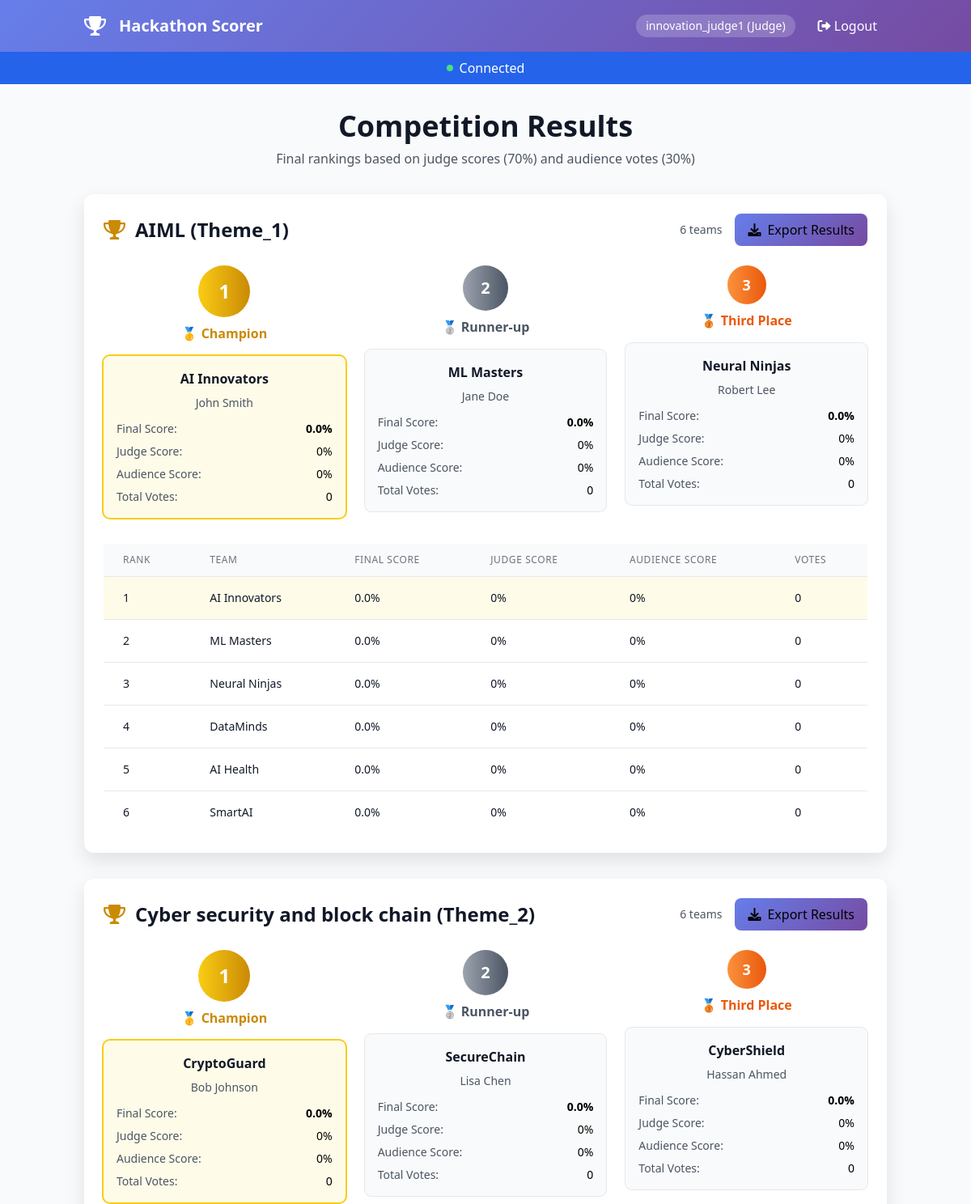
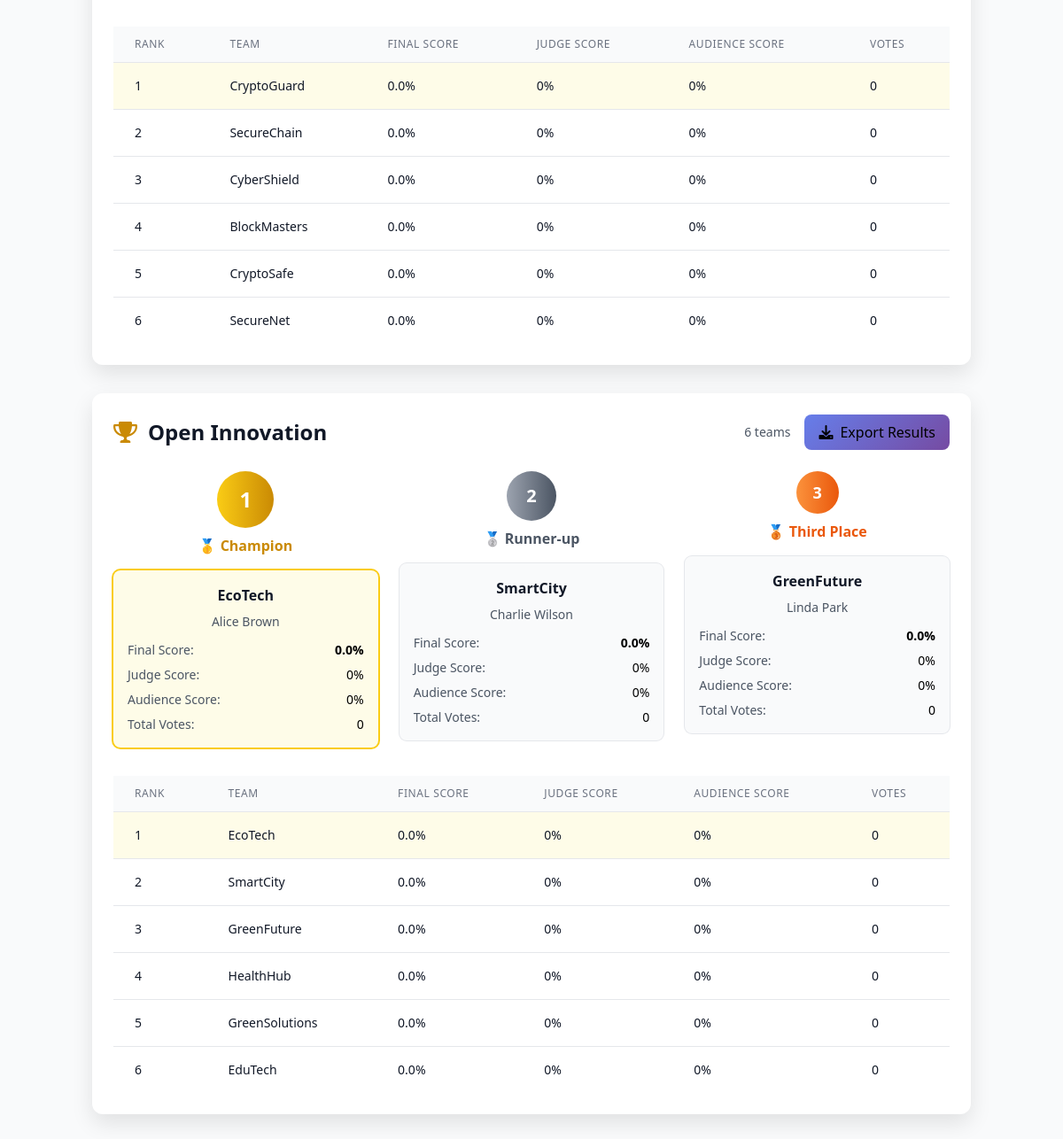
Page /results (signed in) on the committed database (2 pictures, top to bottom).
### app.py (models this page shows, shortened)
class User(UserMixin, db.Model):
    __tablename__ = 'users'
    id = db.Column(db.Integer, primary_key=True)
    username = db.Column(db.String(100), unique=True, nullable=False)
    password_hash = db.Column(db.String(200), nullable=False)
    role = db.Column(db.String(20), nullable=False)
    team_id = db.Column(db.Integer, db.ForeignKey('teams.id'), nullable=True)
    assigned_theme = db.Column(db.String(100), nullable=True)  # For judges' assigned theme

class Team(db.Model):
    __tablename__ = 'teams'
    id = db.Column(db.Integer, primary_key=True)
    name = db.Column(db.String(200), unique=True, nullable=False)
    theme = db.Column(db.String(100), nullable=False)
    leader_name = db.Column(db.String(100), nullable=False)
    description = db.Column(db.Text)
    members = db.Column(db.Text)  # Comma-separated list of member names
    created_at = db.Column(db.DateTime, default=lambda: datetime.now(UTC))
    judge_id = db.Column(db.Integer, db.ForeignKey('users.id'), nullable=True)  # Link to assigned judge
    scores = db.relationship('JudgeScore', backref='team', lazy=True)
    votes = db.relationship('Vote', backref='team', lazy=True)
    judge = db.relationship('User', foreign_keys=[judge_id], backref='assigned_teams')

### app.py (the view)
@app.route('/results')
@login_required
def results():
    if not current_user.is_authenticated:
        return redirect(url_for('login'))
    fixed_themes = ["AIML (Theme_1)", "Cyber security and block chain (Theme_2)", "Open Innovation"]
    results = {}
    user_theme = None
    if current_user.role == 'team_leader' and current_user.team_id:
        user_team = Team.query.get(current_user.team_id)
        if user_team:
            user_theme = user_team.theme
    themes_to_show = fixed_themes
    if current_user.role == 'team_leader':
        themes_to_show = [user_theme] if user_theme else []
    for theme in themes_to_show:
        teams = Team.query.filter_by(theme=theme).all()
        theme_results = []
        for team in teams:
            judge_scores = JudgeScore.query.filter_by(team_id=team.id).all()
            avg_judge_score = 0
            if judge_scores:
                total = sum(score.total_score for score in judge_scores)
                avg_judge_score = (total / len(judge_scores)) / 50 * 100
            votes = Vote.query.filter_by(team_id=team.id).all()
            vote_count = len(votes)
            vote_sum = sum(vote.score for vote in votes) if votes else 0
            avg_audience_score = (vote_sum / (vote_count * 5) * 100) if vote_count > 0 else 0
            final_score = (avg_judge_score * 0.7) + (avg_audience_score * 0.3)
            theme_results.append({
                'team': team,
                'final_score': round(final_score, 1),
                'judge_percentage': round(avg_judge_score, 1),
                'audience_percentage': round(avg_audience_score, 1),
                'vote_count': vote_count
            })
        results[theme] = sorted(
            theme_results,
            key=lambda x: x['final_score'],
            reverse=True
        )
    return render_template('results.html', results=results)

### app.py (called while the page is built)
@login_manager.user_loader
def load_user(user_id):
    return db.session.get(User, int(user_id))

### templates/results.html (shortened to what this page needs)
{% extends "base.html" %}
{% block content %}
<div class="space-y-8">
    <div class="text-center">
        <h1 class="text-4xl font-bold text-gray-900 mb-2">Competition Results</h1>
        <p class="text-gray-600">Final rankings based on judge scores (70%) and audience votes (30%)</p>
    </div>
    {% for theme, teams in results.items() %}
    <div class="bg-white rounded-xl card-shadow p-6">
        <div class="flex justify-between items-center mb-6">
            <h2 class="text-2xl font-bold text-gray-900 flex items-center">
                <i class="fas fa-trophy mr-3 text-yellow-600"></i>{{ theme }}
            </h2>
            <div class="flex items-center gap-4">
                <div class="text-sm text-gray-600">
                    {{ teams|length }} teams
                </div>
                <button class="btn btn-primary export-btn px-4 py-2 rounded-lg flex items-center gap-2" data-theme="{{ theme }}">
                    <i class="fas fa-download"></i>
                    Export Results
                </button>
            </div>
        </div>
        <div class="grid grid-cols-1 md:grid-cols-3 gap-6 mb-8">
            {% for team_data in teams[:3] %}
            <div class="relative">
                <div class="text-center mb-4">
                    {% if loop.index == 1 %}
                        <div class="w-16 h-16 mx-auto bg-gradient-to-r from-yellow-400 to-yellow-600 rounded-full flex items-center justify-center text-2xl font-bold text-white mb-2">1</div>
                        <div class="text-yellow-600 font-semibold">🥇 Champion</div>
                    {% elif loop.index == 2 %}
                        <div class="w-14 h-14 mx-auto bg-gradient-to-r from-gray-400 to-gray-600 rounded-full flex items-center justify-center text-xl font-bold text-white mb-2">2</div>
                        <div class="text-gray-600 font-semibold">🥈 Runner-up</div>
                    {% else %}
                        <div class="w-12 h-12 mx-auto bg-gradient-to-r from-orange-400 to-orange-600 rounded-full flex items-center justify-center text-lg font-bold text-white mb-2">3</div>
                        <div class="text-orange-600 font-semibold">🥉 Third Place</div>
                    {% endif %}
                </div>
                <div class="bg-gray-50 rounded-lg p-4 {{ 'ring-2 ring-yellow-400 bg-yellow-50' if loop.index == 1 else 'ring-1 ring-gray-200' }}">
                    <h3 class="font-bold text-gray-900 text-center mb-2">{{ team_data.team.name }}</h3>
                    <p class="text-sm text-gray-600 text-center mb-3">{{ team_data.team.leader_name }}</p>
                    <div class="space-y-2 text-sm">
                        <div class="flex justify-between">
                            <span class="text-gray-600">Final Score:</span>
                            <span class="font-semibold">{{ team_data.final_score }}%</span>
                        </div>
                        <div class="flex justify-between">
                            <span class="text-gray-600">Judge Score:</span>
                            <span>{{ team_data.judge_percentage }}%</span>
                        </div>
                        <div class="flex justify-between">
                            <span class="text-gray-600">Audience Score:</span>
                            <span>{{ team_data.audience_percentage }}%</span>
                        </div>
                        <div class="flex justify-between">
                            <span class="text-gray-600">Total Votes:</span>
                            <span>{{ team_data.vote_count }}</span>
                        </div>
                    </div>
                </div>
            </div>
            {% endfor %}
        </div>
        <div class="overflow-x-auto">
            <table class="min-w-full divide-y divide-gray-200">
                <thead>
                    <tr>
                        <th class="px-6 py-3 bg-gray-50 text-left text-xs font-medium text-gray-500 uppercase tracking-wider">Rank</th>
                        <th class="px-6 py-3 bg-gray-50 text-left text-xs font-medium text-gray-500 uppercase tracking-wider">Team</th>
                        <th class="px-6 py-3 bg-gray-50 text-left text-xs font-medium text-gray-500 uppercase tracking-wider">Final Score</th>
                        <th class="px-6 py-3 bg-gray-50 text-left text-xs font-medium text-gray-500 uppercase tracking-wider">Judge Score</th>
                        <th class="px-6 py-3 bg-gray-50 text-left text-xs font-medium text-gray-500 uppercase tracking-wider">Audience Score</th>
                        <th class="px-6 py-3 bg-gray-50 text-left text-xs font-medium text-gray-500 uppercase tracking-wider">Votes</th>
                    </tr>
                </thead>
                <tbody class="bg-white divide-y divide-gray-200">
                    {% for team_data in teams %}
                    <tr class="{{ 'bg-yellow-50' if loop.index == 1 }}">
                        <td class="px-6 py-4 whitespace-nowrap text-sm font-medium text-gray-900">{{ loop.index }}</td>
                        <td class="px-6 py-4 whitespace-nowrap text-sm text-gray-900">{{ team_data.team.name }}</td>
                        <td class="px-6 py-4 whitespace-nowrap text-sm text-gray-900">{{ team_data.final_score }}%</td>
                        <td class="px-6 py-4 whitespace-nowrap text-sm text-gray-900">{{ team_data.judge_percentage }}%</td>
                        <td class="px-6 py-4 whitespace-nowrap text-sm text-gray-900">{{ team_data.audience_percentage }}%</td>
                        <td class="px-6 py-4 whitespace-nowrap text-sm text-gray-900">{{ team_data.vote_count }}</td>
                    </tr>
                    {% endfor %}
                </tbody>
            </table>
        </div>
    </div>
    {% endfor %}
</div>
{% endblock %}

### templates/base.html (shortened to what this page needs)
<!DOCTYPE html>
<html lang="en">
<head>
    <script src="https://cdn.tailwindcss.com"></script>
    <link rel="stylesheet" href="https://cdnjs.cloudflare.com/ajax/libs/font-awesome/6.0.0/css/all.min.css">
</head>
<body class="bg-gray-50 min-h-screen">
    {% if current_user.is_authenticated %}
    <nav class="gradient-bg text-white shadow-lg">
        <div class="container mx-auto px-4">
            <div class="flex justify-between items-center py-4">
                <div class="flex items-center space-x-4">
                    <i class="fas fa-trophy text-2xl"></i>
                    <h1 class="text-xl font-bold">Hackathon Scorer</h1>
                </div>
                <div class="flex items-center space-x-4">
                    <span class="bg-white/20 px-3 py-1 rounded-full text-sm">
                        {{ current_user.username }} ({{ current_user.role.title() }})
                    </span>
                    <a href="{{ url_for('logout') }}" class="hover:bg-white/20 px-3 py-1 rounded transition">
                        <i class="fas fa-sign-out-alt"></i> Logout
                    </a>
                </div>
            </div>
        </div>
    </nav>
    {% endif %}
    {% if current_user.is_authenticated and current_user.role in ['team', 'judge'] %}
    <div id="status-bar" class="bg-blue-600 text-white text-center py-2">
        <div class="flex items-center justify-center space-x-2">
            <div id="connection-status" class="pulse-dot w-2 h-2 bg-green-400 rounded-full"></div>
            <span id="status-text">Connected</span>
        </div>
    </div>
    {% endif %}
    <main class="container mx-auto px-4 py-8">
        {% block content %}{% endblock %}
    </main>
</body>
</html>

### templates/base.html (style rules this page uses)
.gradient-bg { background: linear-gradient(135deg, #667eea 0%, #764ba2 100%); }
.card-shadow { box-shadow: 0 10px 25px rgba(0,0,0,0.1); }
.btn-primary { background: linear-gradient(135deg, #667eea 0%, #764ba2 100%); transition: all 0.3s ease; }
.pulse-dot { animation: pulse 2s infinite; }

### rows in the picture
User: username "innovation_judge1", role "Judge"
Team: team.name "AI Innovators", team.leader_name "John Smith", team.name "AI Innovators"
Team: team.name "ML Masters", team.leader_name "Jane Doe", team.name "ML Masters"
Team: team.name "Neural Ninjas", team.leader_name "Robert Lee", team.name "Neural Ninjas"
Team: team.name "DataMinds"
Team: team.name "AI Health"
Team: team.name "SmartAI"
Team: team.name "CryptoGuard", team.leader_name "Bob Johnson", team.name "CryptoGuard"
Team: team.name "SecureChain", team.leader_name "Lisa Chen", team.name "SecureChain"
Team: team.name "CyberShield", team.leader_name "Hassan Ahmed", team.name "CyberShield"
Team: team.name "BlockMasters"
Team: team.name "CryptoSafe"
Team: team.name "SecureNet"
Team: team.name "EcoTech", team.leader_name "Alice Brown", team.name "EcoTech"
Team: team.name "SmartCity", team.leader_name "Charlie Wilson", team.name "SmartCity"
Team: team.name "GreenFuture", team.leader_name "Linda Park", team.name "GreenFuture"
Team: team.name "HealthHub"
Team: team.name "GreenSolutions"
Team: team.name "EduTech"

### other values in the picture
{{ theme }} "AIML (Theme_1)" "Cyber security and block chain (Theme_2)" "Open Innovation"
{{ teams|length }} "6" "6" "6"
{{ team_data.final_score }} "0.0" "0.0" "0.0" "0.0" "0.0" "0.0" "0.0" "0.0" "0.0"
{{ team_data.judge_percentage }} "0" "0" "0" "0" "0" "0" "0" "0" "0"
{{ team_data.audience_percentage }} "0" "0" "0" "0" "0" "0" "0" "0" "0"
{{ team_data.vote_count }} "0" "0" "0" "0" "0" "0" "0" "0" "0"
{{ team_data.final_score }} "0.0" "0.0" "0.0" "0.0" "0.0" "0.0" "0.0" "0.0" "0.0" "0.0" "0.0" "0.0" "0.0" "0.0" "0.0" "0.0" "0.0" "0.0"
{{ team_data.judge_percentage }} "0" "0" "0" "0" "0" "0" "0" "0" "0" "0" "0" "0" "0" "0" "0" "0" "0" "0"
{{ team_data.audience_percentage }} "0" "0" "0" "0" "0" "0" "0" "0" "0" "0" "0" "0" "0" "0" "0" "0" "0" "0"
{{ team_data.vote_count }} "0" "0" "0" "0" "0" "0" "0" "0" "0" "0" "0" "0" "0" "0" "0" "0" "0" "0"
